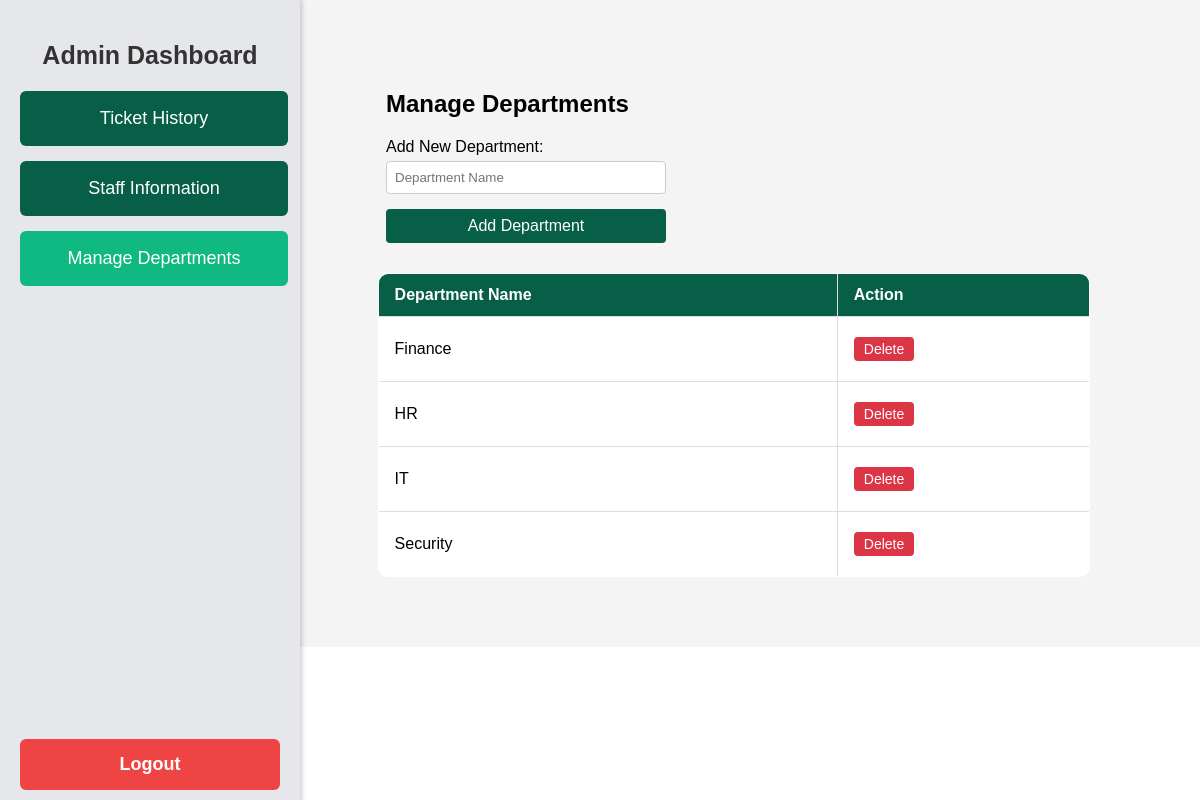
The page /admin_dashboard.php?page=departments (signed in) on the database its author committed.
### tables this page shows
CREATE TABLE `departments` (
  `department_id` int(11) NOT NULL,
  `department_name` varchar(100) NOT NULL,
  `department_code` varchar(10) NOT NULL,
  `dept_code` varchar(20) DEFAULT NULL
);

### admin_dashboard.php (the view, shortened to what this page needs)
<?php
$conn = new mysqli("localhost", "u248040635_cedy", "(April_23_2004)!!!!", "u248040635_ticketsystem");
$conn->query("SET time_zone = '+08:00'");
$search = "";
$page = isset($_GET['page_num']) ? intval($_GET['page_num']) : 1;
$limit = 10;
$offset = ($page - 1) * $limit;
?>
<!DOCTYPE html>
<html lang="en">
<head>
    <link rel="stylesheet" href="https://cdnjs.cloudflare.com/ajax/libs/font-awesome/6.4.0/css/all.min.css" />
    </head>
    <body>
        <div class="sidebar">
            <div>
                <h2>Admin Dashboard</h2>
<div class="menu">
    <a href="admin_dashboard.php" class="menu-link">Ticket History</a>
    <a href="admin_dashboard.php?page=users" class="menu-link">Staff Information</a>
    <a href="admin_dashboard.php?page=departments" class="menu-link">Manage Departments</a>
</div>
            </div>
            <button class="logout-btn" onclick="return confirm('Are you sure you want to logout?') ? window.location.href='logout.php' : false;">
                Logout
            </button>
        </div>
    <?php if (!isset($_GET['page']) || $_GET['page'] === ''): ?>
        <div class="content" id="content-area">
            <h2>Ticket History</h2>
            <?php
            $total_tickets = $conn->query("SELECT COUNT(*) as total FROM tickets")->fetch_assoc()['total'];
            $open_tickets = $conn->query("SELECT COUNT(*) as total FROM tickets WHERE status = 'in_progress'")->fetch_assoc()['total'];
            $pending_tickets = $conn->query("SELECT COUNT(*) as total FROM tickets WHERE status = 'pending'")->fetch_assoc()['total'];
            ?>
            <div class="summary-cards">
                <div class="summary-card">
                    <h3>Total Tickets</h3>
                    <p><?php echo $total_tickets; ?></p>
                </div>
                <div class="summary-card">
                    <h3>In Progress</h3>
                    <p><?php echo $open_tickets; ?></p>
                </div>
                <div class="summary-card">
                    <h3>Pending</h3>
                    <p><?php echo $pending_tickets; ?></p>
                </div>
            </div>
            <div class="search-bar">
                <form method="GET">
                    <input type="text" name="search" placeholder="Search by Name, Department, or Control Number" value="<?php echo htmlspecialchars($search); ?>">
                    <input type="hidden" name="page_num" value="1">
                    <button type="submit">Search</button>
                    <button type="button" onclick="window.location.href='admin_dashboard.php'">Refresh</button>
                </form>
            </div>
                    <a href="export_general_report.php" style="text-decoration:none;">
    <button style="
        background: #16a34a;
        width: 40%;
        color: white;
        border: none;
        padding: 10px 18px;
        border-radius: 8px;
        font-size: 14px;
        font-weight: 600;
        cursor: pointer;
        transition: 0.2s ease-in-out;
        box-shadow: 0 2px 6px rgba(0,0,0,0.15);
    "
    onmouseover="this.style.background='#15803d'"
    onmouseout="this.style.background='#16a34a'">
        Export General Report
    </button>
</a>
            <?php
            $search_sql = "";
            if ($search !== "") {
                $search_esc = $conn->real_escape_string($search);
                $search_sql = "WHERE d.department_name LIKE '%$search_esc%' OR u.name LIKE '%$search_esc%' OR t.control_number LIKE '%$search_esc%'";
            }
            $tickets_sql = "
                SELECT t.ticket_id, t.control_number, u.name AS user_name, d.department_name, t.title,t.issue, t.priority, t.status, t.created_at, t.ended_at
                FROM tickets t
                JOIN users u ON t.user_id = u.user_id
                JOIN departments d ON t.department_id = d.department_id
                $search_sql
                ORDER BY t.created_at ASC
                LIMIT $limit OFFSET $offset
            ";
            $tickets = $conn->query($tickets_sql);
            $total_tickets_sql = "
                SELECT COUNT(*) as total
                FROM tickets t
                JOIN users u ON t.user_id = u.user_id
                JOIN departments d ON t.department_id = d.department_id
                $search_sql
            ";
            $total_tickets_result = $conn->query($total_tickets_sql);
            $total_tickets_count = $total_tickets_result->fetch_assoc()['total'];
            $total_pages = ceil($total_tickets_count / $limit);
            ?>
            <table>
                <tr>
                    <th>Control No.</th>
                    <th>Sender</th>
                    <th>Department</th>
                    <th>Title</th>
                    <th>Issue</th>
                    <th>Status</th>
                    <th>Duration</th>
                    <th>Actions</th>
                </tr>
                <?php if ($tickets && $tickets->num_rows > 0): ?>
                    <?php while($row = $tickets->fetch_assoc()):
                        $durationText = formatDuration($row['created_at'], $row['ended_at']);
                        $start = htmlspecialchars($row['created_at']);
                        $end = htmlspecialchars($row['ended_at'] ?? 'N/A');
                    ?>
                        <tr>
                            <td><?php echo $row ['control_number']; ?></td>
                            <td><?php echo htmlspecialchars($row['user_name']); ?></td>
                            <td><?php echo htmlspecialchars($row['department_name']); ?></td>
                            <td><?php echo htmlspecialchars($row['title']); ?></td>
                            <td><?php echo htmlspecialchars($row['issue']); ?></td>
<td>
    <span class="status status-<?php echo strtolower(str_replace(' ', '_', $row['status'])); ?>">
        <?php echo ucfirst(htmlspecialchars($row['status'])); ?>
    </span>
</td>
                            <td class="duration-cell">
                                <div class="tooltip">
                                    <?php if ($durationText !== '-'): ?>
                                    <button class="duration-btn" tabindex="0">⏱️
                                        <span class="tooltiptext">
                                            Start: <?php echo $start; ?><br>
                                            End: <?php echo $end; ?>
                                        </span>
                                    </button>
                                    <?php endif; ?>
                                </div>
                            </td>
                            <td>
                                <form method="POST" class="inline-form" onsubmit="return confirm('Are you sure you want to delete this ticket?');">
                                    <input type="hidden" name="delete_ticket_id" value="<?php echo $row['ticket_id']; ?>">
                                    <button type="submit" class="action-btn delete-btn">Delete</button>
                                </form>
                            </td>
                        </tr>
                    <?php endwhile; ?>
                <?php else: ?>
                    <tr><td colspan="7">No tickets found.</td></tr>
                <?php endif; ?>
            </table>
            <form action="export_tickets.php" method="POST" style="margin-bottom:15px;">
    <button type="submit" class="export-btn">
        📥 Download Tickets
    </button>
</form>
            <div class="pagination">
                <?php if ($page > 1): ?>
                    <a href="?page_num=<?php echo $page - 1; ?>&search=<?php echo urlencode($search); ?>">&laquo; Previous</a>
                <?php endif; ?>
                <?php for ($i = 1; $i <= $total_pages; $i++): ?>
                    <?php if ($i == $page): ?>
                        <span class="current"><?php echo $i; ?></span>
                    <?php else: ?>
                        <a href="?page_num=<?php echo $i; ?>&search=<?php echo urlencode($search); ?>"><?php echo $i; ?></a>
                    <?php endif; ?>
                <?php endfor; ?>
                <?php if ($page < $total_pages): ?>
                    <a href="?page_num=<?php echo $page + 1; ?>&search=<?php echo urlencode($search); ?>">Next &raquo;</a>
                <?php endif; ?>
            </div>
        </div>
    <?php elseif ($_GET['page'] === 'departments'): ?>
        <div class="content">
            <h2 style = "margin-left: 48px;">Manage Departments</h2>
            <form method="POST" style="margin-bottom:20px; max-width:400px; margin-left: 48px;">
                <label for="department_name">Add New Department:</label><br>
                <input type="text" name="department_name" id="department_name" required placeholder="Department Name" style="width:70%; padding:8px; margin-top:5px; margin-bottom:10px;">
                <button type="submit" name="add_department" class="action-btn approve" style="width: 70%; padding: 8px; margin-top: 5px; margin-bottom: 10px; font-size: 16px; background: #065f46;">Add Department</button>
            </form>
            <table class="compact-table">
    <tr><th>Department Name</th><th>Action</th></tr>
    <?php
    $departments_list = $conn->query("SELECT * FROM departments ORDER BY department_name ASC");
    if ($departments_list && $departments_list->num_rows > 0) {
        while($dept = $departments_list->fetch_assoc()): ?>
            <tr>
                <td><?php echo htmlspecialchars($dept['department_name']); ?></td>
                <td>
                    <form method="POST" class="inline-form" onsubmit="return confirm('Are you sure you want to delete this department?');">
                        <button type="submit" class="action-btn delete-btn">Delete</button>
                    </form>
                </td>
            </tr>
        <?php endwhile;
    } else { ?>
        <tr><td colspan="2">No departments found.</td></tr>
    <?php } ?>
</table>
        </div>
    <?php endif; ?>
        </body>
    </html>

### admin_dashboard.php (style rules this page uses)
body { margin: 0; font-family: Arial, sans-serif; overflow-y: scroll; margin-left: 260px; }
.sidebar { position: fixed; top: 0; left: 0; width: 260px; height: 100vh; background: #e5e7eb; display: flex; flex-direction: column; justify-content: space-between; padding: 20px; box-shadow: 2px 0 5px rgba(0,0,0,0.2); z-index: 1000; }
.sidebar h2 { margin: 10 0 20px 0; text-align: center; font-size: 25px; color: #333333; }
.menu-link { display: block; width: 90%; padding: 17px; margin: 15px 0; background: #065f46; color: white; text-decoration: none; border-radius: 6px; font-size: 18px; transition: background 0.3s ease; text-align: center; }
.menu-link.active { background: #10b981; }
.logout-btn { width: 100%; padding: 15px; background: #ef4444; border: none; color: white; border-radius: 6px; cursor: pointer; font-size: 18px; font-weight: bold; margin-bottom: 30px; transition: background 0.3s ease; }
table { width: 100%; border-collapse: collapse; margin-top: 20px; background: white; border-radius: 10px; overflow: hidden; }
th, td { padding: 12px; border: 1px solid #ddd; text-align: left; vertical-align: top; }
th { background: #065f46; color: white; }
.action-btn { padding: 4px 20px; border: none; border-radius: 4px; cursor: pointer; }
.approve { background: #28a745; color: white; }
.delete-btn { background: #dc3545; color: white; }
select, input[type=text] { padding: 6px; border-radius: 4px; border: 1px solid #ccc; width: 100%; box-sizing: border-box; }
form.inline-form { display: inline-block; margin: 0; }
.content { flex-grow: 1; padding: 70px; background: #f4f4f4; overflow-y: auto; margin-left: 8px; transition: margin-left 0.35s ease; }
select, button { width:100%; margin:8px 0; padding:8px; }
input { width:95%; margin:8px 0; padding:8px; }
.active { background:#007bff; color:#fff; }
.compact-table { border-collapse: collapse; width: 90%; font-size: 16px; margin: 0 auto; border-radius: 10px; overflow: hidden; border: 1px solid #ddd; }
.compact-table th, .compact-table td { padding: 12px 16px; vertical-align: middle; border: 1px solid #ddd; }
.compact-table .action-btn { padding: 4px 10px; font-size: 14px; }

### rows shown on the page
departments: department_name "Finance"
departments: department_name "HR"
departments: department_name "IT"
departments: department_name "Security"
